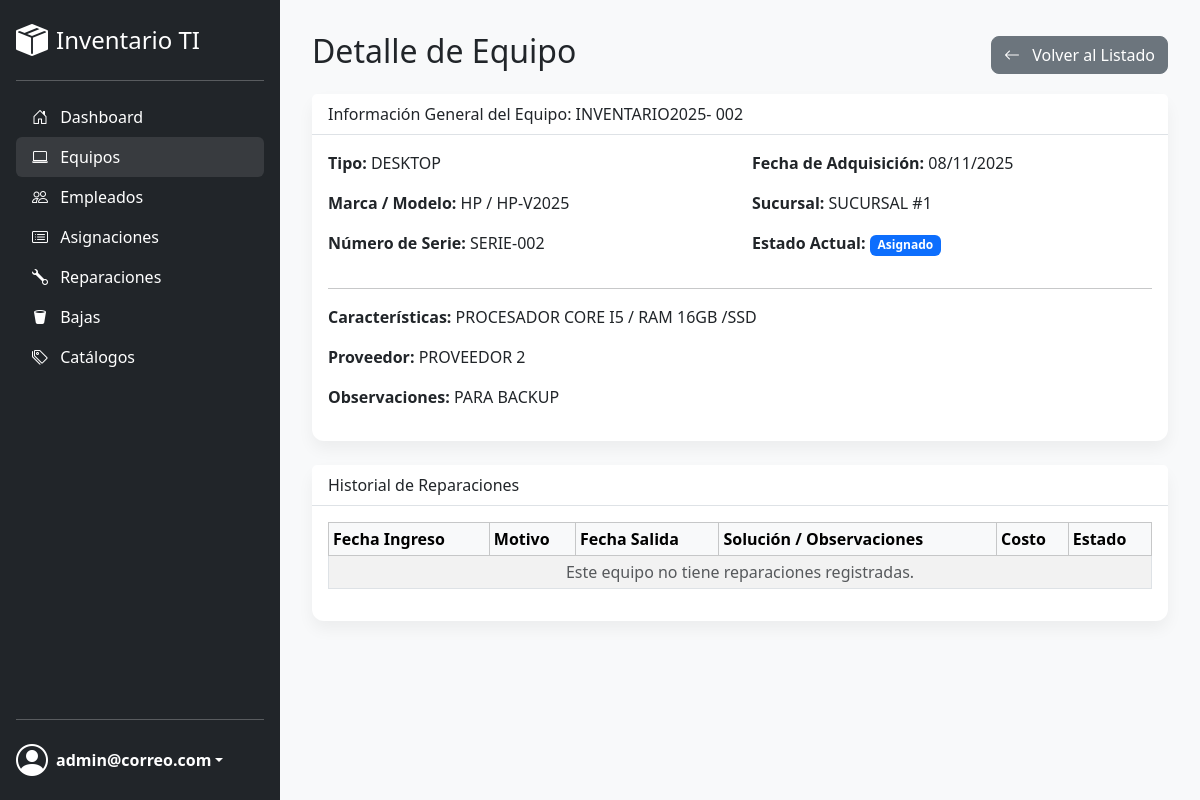
Page /equipo_detalle.php?id=2 (signed in) on the committed database.
### tables this page shows
CREATE TABLE IF NOT EXISTS `equipos` (
  `id` int NOT NULL AUTO_INCREMENT,
  `id_sucursal` int NOT NULL,
  `codigo_inventario` varchar(50) NOT NULL,
  `id_tipo_equipo` int NOT NULL,
  `id_marca` int NOT NULL,
  `id_modelo` int NOT NULL,
  `numero_serie` varchar(100) NOT NULL,
  `caracteristicas` text,
  `tipo_adquisicion` enum('Propio','Arrendado','Prestamo') NOT NULL,
  `fecha_adquisicion` date DEFAULT NULL,
  `proveedor` varchar(150) DEFAULT NULL,
  `estado` enum('Disponible','Asignado','En Reparacion','De Baja') NOT NULL DEFAULT 'Disponible',
  `observaciones` text,
  `fecha_registro` timestamp NOT NULL DEFAULT CURRENT_TIMESTAMP,
  PRIMARY KEY (`id`),
  UNIQUE KEY `codigo_inventario` (`codigo_inventario`),
  UNIQUE KEY `numero_serie` (`numero_serie`),
  KEY `fk_equipo_tipo` (`id_tipo_equipo`),
  KEY `fk_equipo_marca` (`id_marca`),
  KEY `fk_equipo_modelo` (`id_modelo`),
  KEY `fk_equipo_sucursal` (`id_sucursal`),
  CONSTRAINT `fk_equipo_marca` FOREIGN KEY (`id_marca`) REFERENCES `marcas` (`id`),
  CONSTRAINT `fk_equipo_modelo` FOREIGN KEY (`id_modelo`) REFERENCES `modelos` (`id`),
  CONSTRAINT `fk_equipo_sucursal` FOREIGN KEY (`id_sucursal`) REFERENCES `sucursales` (`id`),
  CONSTRAINT `fk_equipo_tipo` FOREIGN KEY (`id_tipo_equipo`) REFERENCES `tipos_equipo` (`id`)
);

CREATE TABLE IF NOT EXISTS `tipos_equipo` (
  `id` int NOT NULL AUTO_INCREMENT,
  `nombre` varchar(100) NOT NULL,
  `estado` enum('Activo','Inactivo') NOT NULL DEFAULT 'Activo',
  PRIMARY KEY (`id`),
  UNIQUE KEY `nombre` (`nombre`)
);

CREATE TABLE IF NOT EXISTS `marcas` (
  `id` int NOT NULL AUTO_INCREMENT,
  `nombre` varchar(100) NOT NULL,
  `estado` enum('Activo','Inactivo') NOT NULL DEFAULT 'Activo',
  PRIMARY KEY (`id`),
  UNIQUE KEY `nombre` (`nombre`)
);

CREATE TABLE IF NOT EXISTS `modelos` (
  `id` int NOT NULL AUTO_INCREMENT,
  `id_marca` int NOT NULL,
  `nombre` varchar(100) NOT NULL,
  `estado` enum('Activo','Inactivo') NOT NULL DEFAULT 'Activo',
  PRIMARY KEY (`id`),
  KEY `fk_modelo_marca` (`id_marca`),
  CONSTRAINT `fk_modelo_marca` FOREIGN KEY (`id_marca`) REFERENCES `marcas` (`id`) ON DELETE CASCADE ON UPDATE CASCADE
);

CREATE TABLE IF NOT EXISTS `sucursales` (
  `id` int NOT NULL AUTO_INCREMENT,
  `nombre` varchar(150) NOT NULL,
  `direccion` text,
  `telefono` varchar(50) DEFAULT NULL,
  `estado` enum('Activo','Inactivo') NOT NULL DEFAULT 'Activo',
  PRIMARY KEY (`id`),
  UNIQUE KEY `nombre` (`nombre`)
);

### public/equipo_detalle.php (the view, shortened to what this page needs)
<?php
require_once '../templates/header.php';
$id_equipo = (int)$_GET['id'];
$sql_equipo = "SELECT e.*, s.nombre AS sucursal_nombre, t.nombre AS tipo_nombre, ma.nombre as marca_nombre, mo.nombre as modelo_nombre
               FROM equipos e
               LEFT JOIN sucursales s ON e.id_sucursal = s.id
               LEFT JOIN tipos_equipo t ON e.id_tipo_equipo = t.id
               LEFT JOIN marcas ma ON e.id_marca = ma.id
               LEFT JOIN modelos mo ON e.id_modelo = mo.id
               WHERE e.id = ?";
$stmt_equipo = $conexion->prepare($sql_equipo);
$stmt_equipo->bind_param("i", $id_equipo);
$stmt_equipo->execute();
$equipo = $stmt_equipo->get_result()->fetch_assoc();
$sql_reparaciones = "SELECT * FROM reparaciones WHERE id_equipo = ? ORDER BY fecha_ingreso DESC";
$stmt_reparaciones = $conexion->prepare($sql_reparaciones);
$stmt_reparaciones->bind_param("i", $id_equipo);
$stmt_reparaciones->execute();
$historial_reparaciones = $stmt_reparaciones->get_result();
?>
<div class="d-flex justify-content-between align-items-center mb-3">
    <h1 class="h2">Detalle de Equipo</h1>
    <a href="equipos.php" class="btn btn-secondary"><i class="bi bi-arrow-left me-2"></i> Volver al Listado</a>
</div>
<div class="card mb-4">
    <div class="card-header">
        Información General del Equipo: <?php echo htmlspecialchars($equipo['codigo_inventario'] ?? 'N/A'); ?>
    </div>
    <div class="card-body">
        <div class="row">
            <div class="col-md-6">
                <p><strong>Tipo:</strong> <?php echo htmlspecialchars($equipo['tipo_nombre'] ?? 'N/A'); ?></p>
                <p><strong>Marca / Modelo:</strong> <?php echo htmlspecialchars(($equipo['marca_nombre'] ?? 'N/A') . ' / ' . ($equipo['modelo_nombre'] ?? 'N/A')); ?></p>
                <p><strong>Número de Serie:</strong> <?php echo htmlspecialchars($equipo['numero_serie'] ?? 'N/A'); ?></p>
            </div>
            <div class="col-md-6">
                <p><strong>Fecha de Adquisición:</strong> <?php echo isset($equipo['fecha_adquisicion']) ? date('d/m/Y', strtotime($equipo['fecha_adquisicion'])) : 'N/A'; ?></p>
                <p><strong>Sucursal:</strong> <?php echo htmlspecialchars($equipo['sucursal_nombre'] ?? 'N/A'); ?></p>
                <p><strong>Estado Actual:</strong>
                    <?php
                    $estado = htmlspecialchars($equipo['estado'] ?? 'Desconocido');
                    $clase_badge = 'bg-secondary';
                    if ($estado == 'Asignado') $clase_badge = 'bg-primary';
                    ?>
                    <span class="badge <?php echo $clase_badge; ?>"><?php echo $estado; ?></span>
                </p>
            </div>
        </div>
        <?php if (!empty($equipo['caracteristicas'])): ?>
            <hr>
            <p><strong>Características:</strong> <?php echo nl2br(htmlspecialchars($equipo['caracteristicas'])); ?></p>
        <?php endif; ?>
        <?php if (!empty($equipo['proveedor'])): ?>
            <p><strong>Proveedor:</strong> <?php echo htmlspecialchars($equipo['proveedor']); ?></p>
        <?php endif; ?>
         <?php if (!empty($equipo['observaciones'])): ?>
            <p><strong>Observaciones:</strong> <?php echo nl2br(htmlspecialchars($equipo['observaciones'])); ?></p>
        <?php endif; ?>
    </div>
</div>
<div class="card">
    <div class="card-header">
        Historial de Reparaciones
    </div>
    <div class="card-body">
        <div class="table-responsive">
            <table class="table table-sm table-bordered table-striped">
                <thead class="table-light">
                    <tr>
                        <th>Fecha Ingreso</th>
                        <th>Motivo</th>
                        <th>Fecha Salida</th>
                        <th>Solución / Observaciones</th>
                        <th>Costo</th>
                        <th>Estado</th>
                    </tr>
                </thead>
                <tbody>
                    <?php if ($historial_reparaciones->num_rows > 0): ?>
                        <?php while ($rep = $historial_reparaciones->fetch_assoc()): ?>
                            <tr>
                                <td><?php echo date('d/m/Y', strtotime($rep['fecha_ingreso'])); ?></td>
                                <td><?php echo htmlspecialchars($rep['motivo'] ?? '---'); ?></td>
                                <td><?php echo $rep['fecha_salida'] ? date('d/m/Y', strtotime($rep['fecha_salida'])) : '---'; ?></td>
                                <td><?php echo nl2br(htmlspecialchars($rep['observaciones_salida'] ?? '---')); ?></td>
                                <td class="text-end">
                                    <?php echo htmlspecialchars($_SESSION['configuracion']['moneda_simbolo'] ?? 'S/'); ?> <?php echo number_format($rep['costo'], 2); ?>
                                </td>
                                <td>
                                    <span class="badge <?php echo $rep['estado_reparacion'] == 'En Proceso' ? 'bg-warning text-dark' : 'bg-secondary'; ?>">
                                        <?php echo htmlspecialchars($rep['estado_reparacion']); ?>
                                    </span>
                                </td>
                            </tr>
                        <?php endwhile; ?>
                    <?php else: ?>
                        <tr><td colspan="6" class="text-center text-muted">Este equipo no tiene reparaciones registradas.</td></tr>
                    <?php endif; ?>
                </tbody>
            </table>
        </div>
    </div>
</div>
<?php require_once '../templates/footer.php'; ?>

### public/css/style.css (style rules this page uses)
:root { --sidebar-width: 280px; --sidebar-bg-color: #212529; }
body { background-color: #f8f9fa; font-family: 'Segoe UI', Tahoma, Geneva, Verdana, sans-serif; overflow-x: hidden; }
.card { border: none; border-radius: 0.75rem; box-shadow: 0 0.5rem 1rem rgba(0,0,0,0.05); }
.card-header { background-color: #fff; border-bottom: 1px solid #dee2e6; font-weight: 500; }
.btn { border-radius: 0.5rem; font-weight: 500; }

### rows in the picture
equipos: codigo_inventario "INVENTARIO2025- 002", id_tipo_equipo.nombre "DESKTOP", id_marca.nombre "HP / HP-V2025", numero_serie "SERIE-002", fecha_adquisicion "08/11/2025", id_sucursal.nombre "SUCURSAL #1", estado "Asignado", caracteristicas "PROCESADOR CORE I5 / RAM 16GB /SSD", proveedor "PROVEEDOR 2", observaciones "PARA BACKUP"

### other values in the picture
$_SESSION['user_nombre'] "admin@correo.com"
